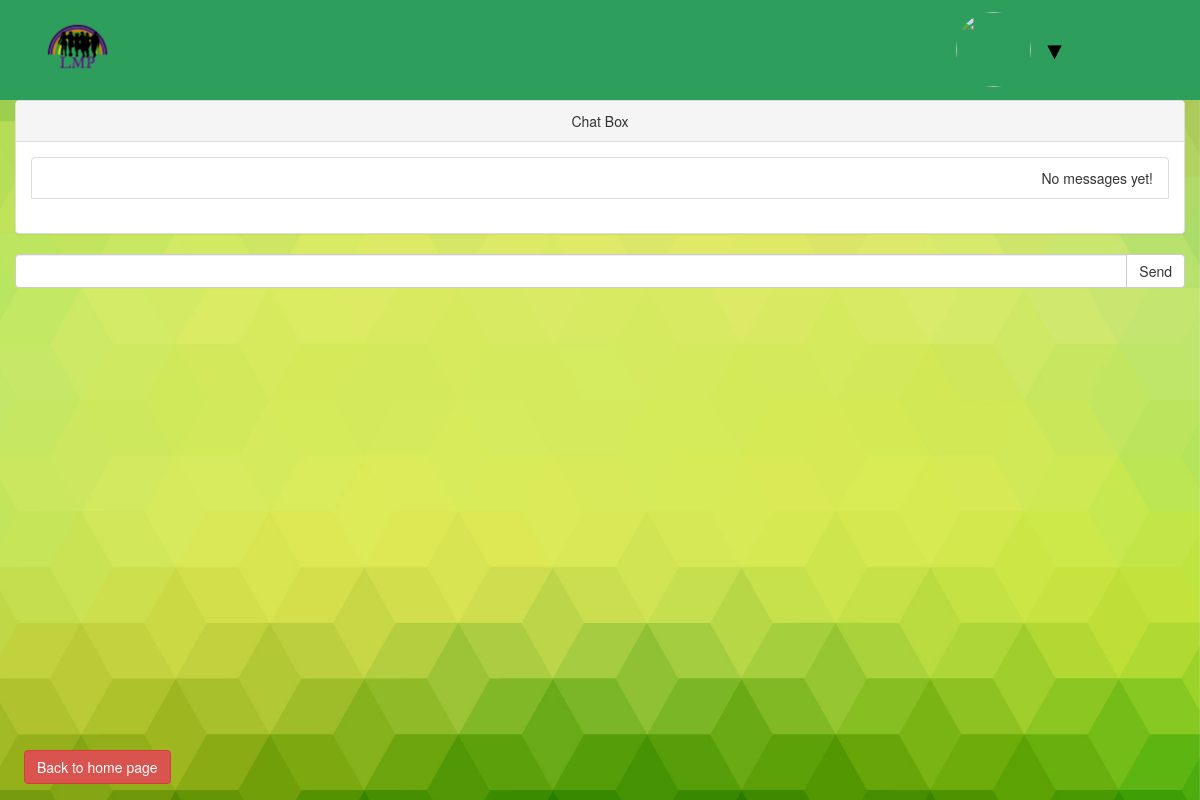
/chat/, run on an earlier commit of the app's database.
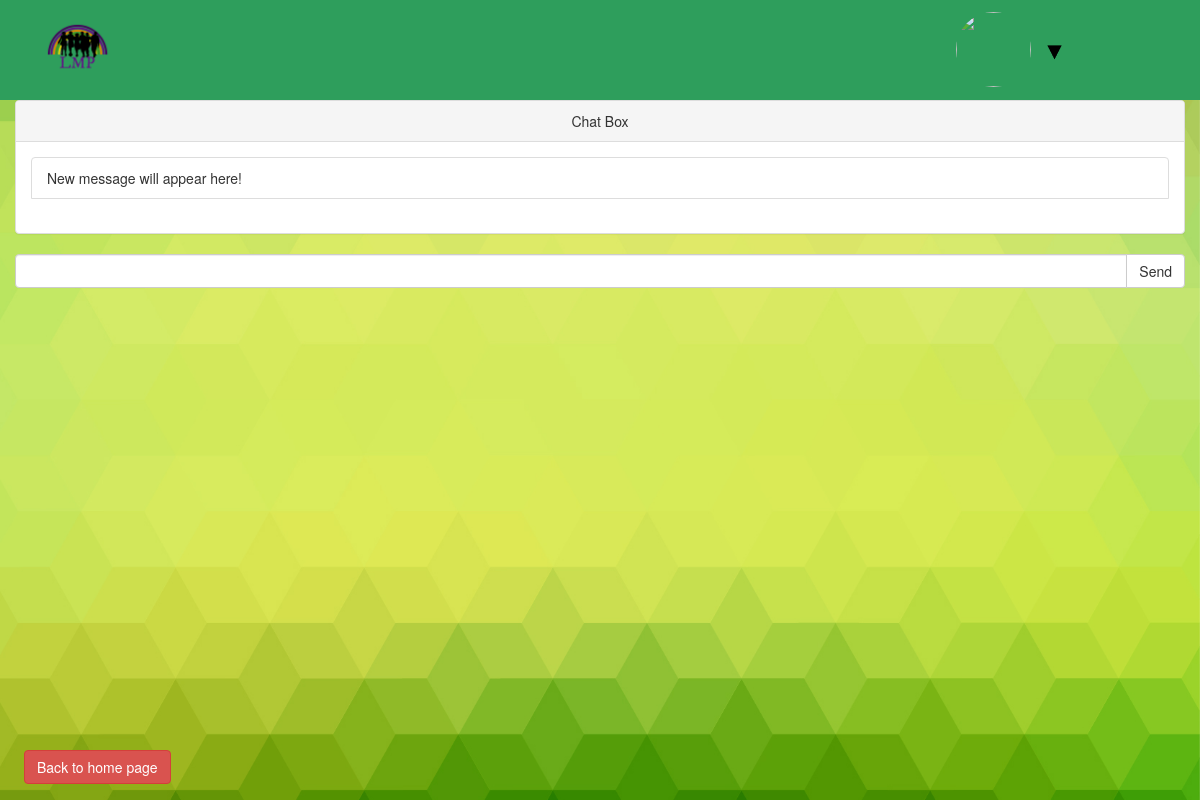
And on a later commit of the database.
### chat/models.py (models this page shows, shortened)
class Chat(models.Model):
    created = models.DateTimeField(auto_now_add=True)
    user = models.ForeignKey(User)
    message = models.CharField(max_length=200, blank=True, null=True)

### chat/views.py (the view)
# urls.py: url(r'^chat/$', views.chat, name='post'),
def chat(request):
    c = Chat.objects.all()
    return render(request, "chat/chat.html", {'home': 'active', 'chat': c})

### chat/templates/chat/chat.html (shortened to what this page needs)
{% extends 'base.html' %}
{% load static %}
{% block content %}
<div id="navbar" class="col-lg-12">
    <div class="col-lg-2">
        <a href="/"><img class="logo" src="{% static 'images/logo.png' %}" alt=""></a>
    </div>
    <div class="col-lg-5">
    </div>
    <div class="col-lg-5">
        <div class="col-lg-6 text-right">
        </div>
        <div class="col-lg-2">
            {% if user.userprofile.avatar == '' %}
                <img class="avatar" src="{% static 'images/default_avatar.png' %}" alt="">
            {% else %}
                <img class="avatar" src="/media/{{ user.userprofile.avatar }}" alt="">
            {% endif %}
        </div>
        <div class="col-lg-4 text-left dropdown">
            <img class="dropbtn" src="{% static 'images/triangle.png' %}" alt="">
        </div>
    </div>
</div>
<div class="container-fluid text-center">
    <div class="row">
        <div class="col-lg-12">
            <div id="chat-body" class="panel panel-default">
                <div class="panel-heading">Chat Box</div>
                <div id="msg-list-div" class="panel-body">
                    <ul id="msg-list" class="list-group">
                        {% for obj in chat %}
                            {% if obj.user == request.user %}
                                <li class="text-right list-group-item">{{ obj.message }}</li>
                            {% else %}
                                <li class="text-left list-group-item">{{ obj.message }}</li>
                            {% endif %}
                        {% empty %}
                            <li class="text-right list-group-item">No messages yet!</li>
                        {% endfor %}
                    </ul>
                </div>
            </div>
            <form id="chat-form" method="post" action="/post/">
                <div id="chat-bottom" class="input-group">
                    <input type="text" id="chat-msg" name="chat-msg" class="form-control"/>
                    <span class="input-group-btn">
                        <input class="btn btn-default" id="send" type="submit" value="Send"/>
                    </span>
                </div>
	        </form>
        </div>
    </div>
</div>
<a href="/" class="btn btn-danger back-home">Back to home page</a>
{% endblock %}

What changed in the data, as far as the page shows it:
added Chat: message "New message will appear here!"
Also different on the page:
text no longer shown: "No messages yet!"
